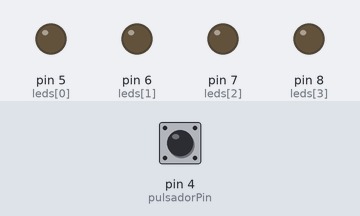
Bench run of a sketch on a simulated Arduino Uno, built with avr-gcc and run on an emulated ATmega328P. Parts: output pins drawn as LEDs (lit = HIGH). Dashed ring = blinking. Inputs (shaded band) come from the test bench; at power-on: pin 4 (pulsadorPin) LOW.

Above: at 1.2 s.
1.3 s: pin 4 (pulsadorPin) pulled HIGH for 0.15 s
At 1.4 s:
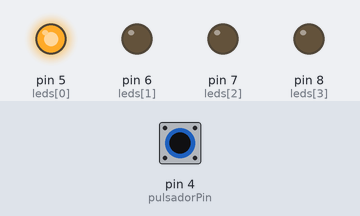
At 2.2 s:
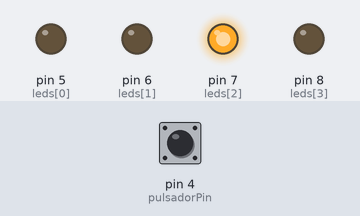
4.3 s: pin 4 (pulsadorPin) pulled HIGH for 3.2 s
At 4.8 s:
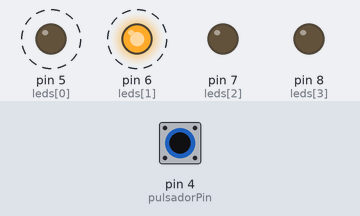
Timing chart, 0 to 8.8 s (numbered marks = the images above; inputs shaded):
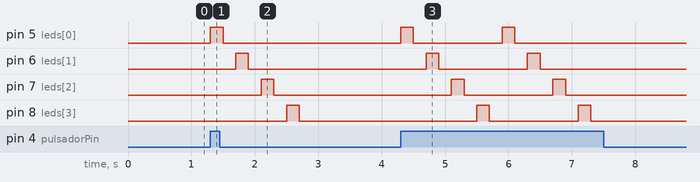

The sketch:

ejericio_6.ino
```cpp
const int pulsadorPin = 4;  // Pin del pulsador
const int leds[] = {5, 6, 7, 8};  // Pines de los LEDs
const int numLEDs = 4;  // Número de LEDs
const int tiempoEncendido = 200;  // Tiempo de encendido en milisegundos

void setup() {
  // Configurar pines de LEDs como salidas
  for (int i = 0; i < numLEDs; i++) {
    pinMode(leds[i], OUTPUT);
  }

  // Configurar pin de pulsador como entrada
  pinMode(pulsadorPin, INPUT);
}

void loop() {
  if (digitalRead(pulsadorPin) == HIGH) {
    // Llamar a la función para la secuencia
    secuenciaLEDs();
  }
}

void secuenciaLEDs() {
  for (int i = 0; i < numLEDs; i++) {
    digitalWrite(leds[i], HIGH);  // Encender el LED actual
    delay(tiempoEncendido);
    digitalWrite(leds[i], LOW);  // Apagar el LED actual
    delay(tiempoEncendido);
  }
}
```

Measured:
- after the input at 1.3 s, pin 5 (leds[0]): LOW → HIGH at once, → LOW 0.20 s later; pin 6 (leds[1]): LOW → HIGH after 0.40 s, → LOW 0.20 s later; pin 7 (leds[2]): LOW → HIGH after 0.80 s, → LOW 0.20 s later; pin 8 (leds[3]): LOW → HIGH after 1.2 s, → LOW 0.20 s later
- after the input at 4.3 s, pin 5 (leds[0]): alternates HIGH for 0.20 s and LOW for 1.4 s, 4 changes in all, then stays LOW, starting at once; pin 6 (leds[1]): alternates HIGH for 0.20 s and LOW for 1.4 s, 4 changes in all, then stays LOW, starting after 0.40 s
